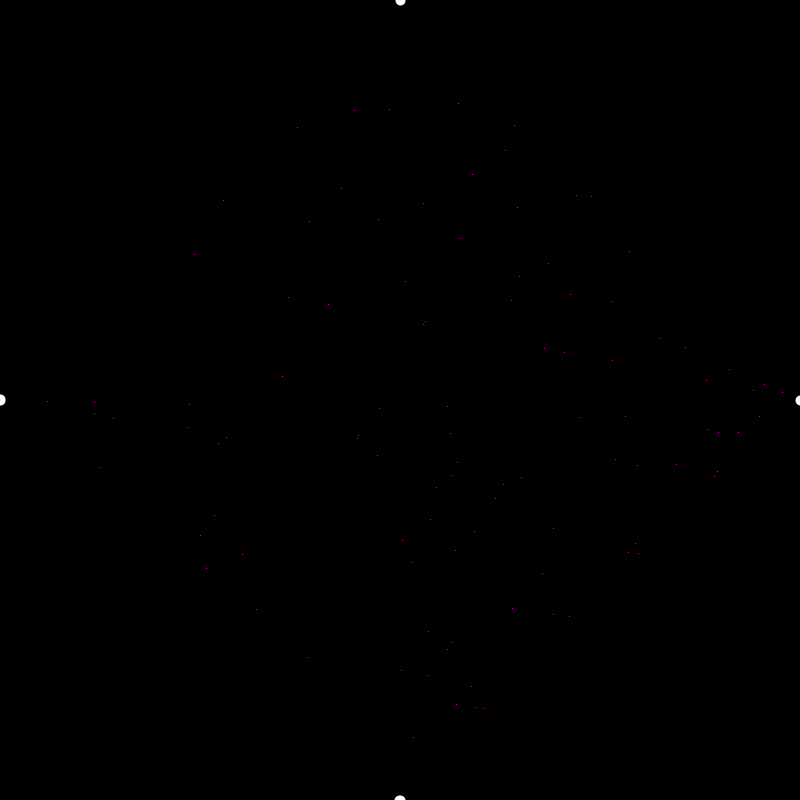
Frame 1 (no input)
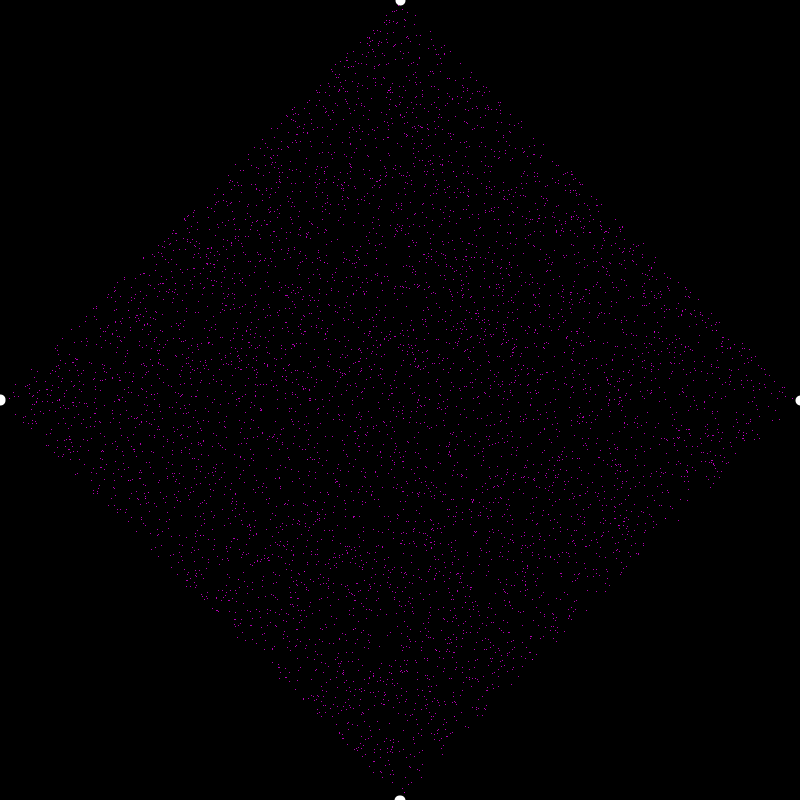
Frame 60 (the mouse pressed at the canvas centre just before this capture)
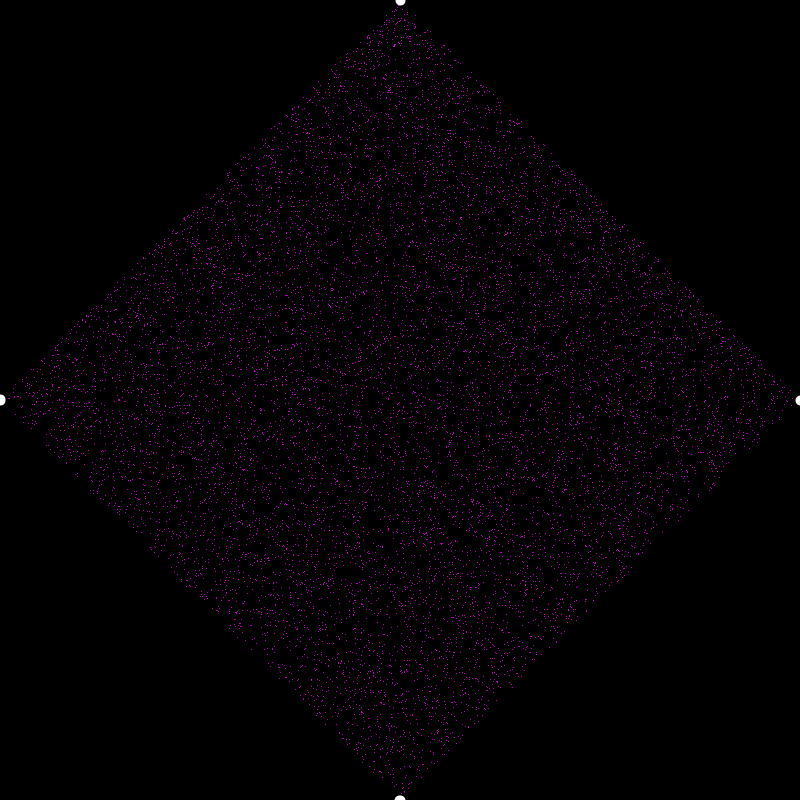
Frame 120 (the mouse held since frame 60 and released just before this capture)

The Processing sketch that drew these frames (run headless with seeded random() and noise(); from frame 60 on, the mouse is pressed at the canvas centre):

// Processing sketch: Chaos_Game
// ── Chaos_Game.pde
int NUM_POINTS = 4;
final int RADIUS = 400;
final float PERCENT = 0.5;
final int ITR = 100;
float sf = 1.0f;
float tX = 0.0f;
float tY = 0.0f;

PVector[] points;
PVector current;
int previous;

void setup()
{
    size(800, 800);
    background(0);
    seed();
}

void draw()
{
    pushMatrix();
    translate(tX, tY);  
    scale(sf);

    for (int i = 0; i < ITR; i++)
    {
        stroke(255, 0, 255);
        strokeWeight(1);    
        point(current.x, current.y);
        applyRule(0);
    }
    popMatrix();
}

void applyRule(int rule)
{
    int r = floor(random(NUM_POINTS));
    switch(rule)
    {
    case 0:
        {
        nextRandomVertex(r);
        } 
        break;
    case 1:
        {
        notLastVertex(r);
        } 
        break;    
    }
    previous = r;
}

void nextRandomVertex(int r)
{
    current.lerp(points[r], PERCENT);
}

void notLastVertex(int r)
{
    if ((points[r] != points[previous]))
    {
        current.lerp(points[r], PERCENT);
    }
}

void seed()
{ 
    points = new PVector[NUM_POINTS]; 

    float a_step = TWO_PI / NUM_POINTS; 

    for (int i = 0; i < NUM_POINTS; i++)
    {
        float a = i * a_step; 
        points[i] = PVector.fromAngle(a).mult(RADIUS).add(width / 2, height / 2);
    }

    current = new PVector(random(width), random(height));

    stroke(255);
    strokeWeight(10);

    for (PVector v : points)
    {
        point(v.x, v.y);
    }
}

void mouseClicked()
{
    if (mouseButton == LEFT)
    {
        NUM_POINTS++;
    } else if (mouseButton == RIGHT)
    {
        NUM_POINTS--;
        NUM_POINTS = max(NUM_POINTS, 1);
    }

    seed();
    background(0);
}

void mouseWheel(MouseEvent e)
{
    //sf += e.getAmount() / 100;
    //tX -= e.getAmount() * mouseX / 100;
    //tY -= e.getAmount() * mouseY / 100;
    background(0);
    seed();
}

void keyPressed()
{
    if (key == 'r')
    {
        sf = 1.0f;
        tX = 0.0f;
        tY = 0.0f;
        background(0);
    }
}
